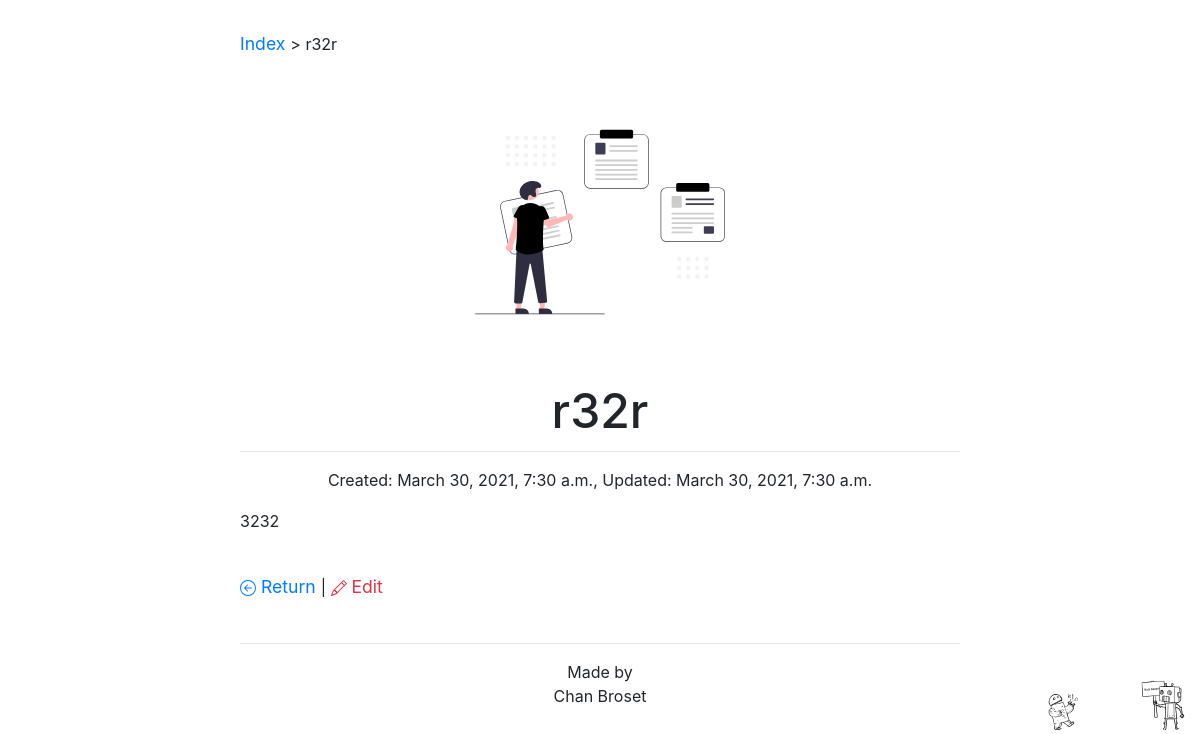
Screenshot of /note_keeper/r32r/ with the database file from the repository.
### note_keeper/models.py (models this page shows, shortened)
class Note(models.Model):
    title = models.CharField(max_length=200, primary_key=True)
    content = models.TextField()
    doc = models.DateTimeField('date published', auto_now_add=True)
    modify_date = models.DateTimeField('date published', auto_now_add=True)

### note_keeper/views.py (the view)
# urls.py: path('<str:pk>/', views.DetailView.as_view(), name='note'),
class DetailView(generic.DetailView):
    model = Note
    template_name = 'note_keeper/note.html'

### note_keeper/templates/note_keeper/note.html (shortened to what this page needs)
{% extends "note_keeper/base.html" %}
{% block currPage %} <a href="{% url 'note_keeper:index' %}"> Index </a> > {{ note.title }} {% endblock %}
{% block heading1 %} {{ note.title }} {% endblock %}
{% block mainbody %}
<hr />
<p class="text-center"> {% if note.doc >= note.modify_date %} Created: {{ note.doc }} {% endif %}
{% if note.modify_date > note.doc %} Created: {{ note.doc }}, Updated: {{ note.modify_date }} {% endif %} </p>
<p> {{ note.content | linebreaks }} </p>
<div class="margin-top">
<a href="{% url 'note_keeper:index' %}">  Return </a>
 |
  <a href="{% url 'note_keeper:edit_note' note.title %}" class="card-link text-danger"> Edit</a>
</div>
{% endblock %}

### note_keeper/static/note_keeper/style.css (style rules this page uses)
:root { -moz-tab-size: 4; -o-tab-size: 4; tab-size: 4; }
html { line-height: 1.15; -webkit-text-size-adjust: 100%; }
html { -webkit-font-smoothing: antialiased; -moz-osx-font-smoothing: grayscale; }
body { font-family: Inter, ui-sans-serif, system-ui, -apple-system, BlinkMacSystemFont, Segoe UI, Roboto, Helvetica Neue, Arial, Noto Sans, sans-serif, Apple Color Emoji, Segoe UI Emoji, Segoe UI Symbol, Noto Color Emoji; margin: 2em 2em 2em 2em; background-color: #FFF; background: url("images/bg.svg"); background-repeat: no-repeat; background-position: right bottom; background-size: 10em; }
p { font-size: 1rem; line-height: 1.55rem; }
a { font-size: 1.1rem; line-height: 1.55rem; text-decoration: inherit; }
.margin-top { margin: 5vh 0 0 0; }
@media (min-width: 1024px) { body { margin: 2em 20vw 2em 20vw; background-color: #FFF; } }

### rows the page displays
Note: title "r32r", doc "March 30, 2021, 7:30 a.m.", modify_date "March 30, 2021, 7:30 a.m.", content "3232"
